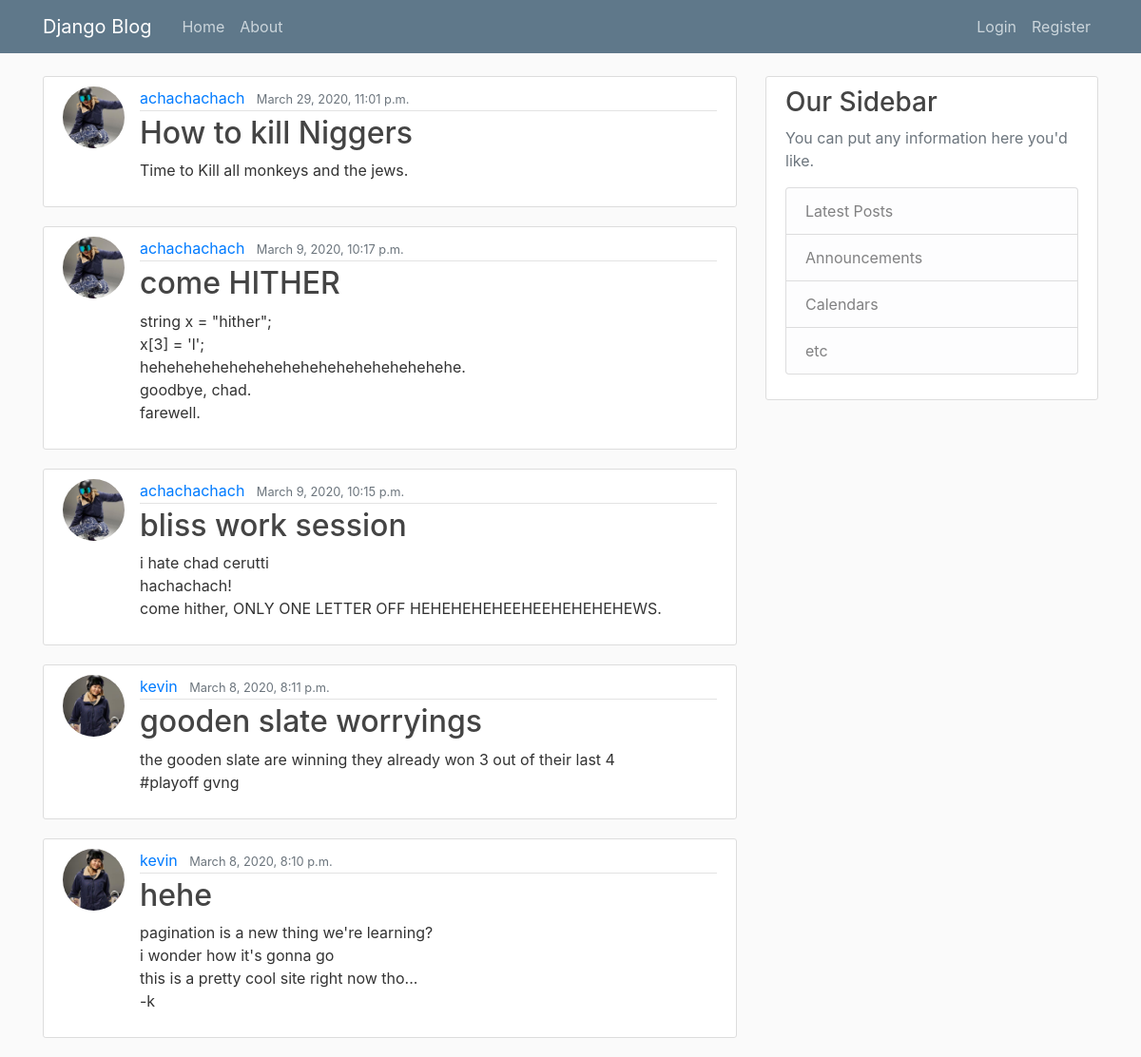
The page / on the database its author committed.
### blog/models.py (models this page shows, shortened)
class Post(models.Model):
  title = models.CharField(max_length=100)
  content = models.TextField()
  date_posted = models.DateTimeField(default=timezone.now)
  author = models.ForeignKey(User, on_delete=models.CASCADE)

### users/models.py (models this page shows, shortened)
class Profile(models.Model):
  user = models.OneToOneField(User, on_delete=models.CASCADE)
  biography = models.TextField()
  image = models.ImageField(default='default.jpg', upload_to='profile_pics')

### blog/views.py (the view)
# urls.py: path('', PostListView.as_view(), name='blog-home'),
class PostListView(ListView):
  model = Post
  template_name = 'blog/home.html'
  context_object_name = 'posts'
  ordering = ['-date_posted']
  paginate_by = 5

### blog/templates/blog/home.html
{% extends "blog/base.html" %}
{% block content %}
  {% for post in posts %}
    <article class="media content-section">
      <img class="rounded-circle article-img" src="{{ post.author.profile.image.url }}">
      <div class="media-body">
        <div class="article-metadata">
          <a class="mr-2" href="#">{{ post.author }}</a>
          <small class="text-muted">{{ post.date_posted }}</small>
        </div>
        <h2><a class="article-title" href="{% url 'post-detail' post.id %}">{{ post.title }}</a></h2>
        <p class="article-content">{{ post.content }}</p>
      </div>
    </article>
  {% endfor %}
{% endblock content %}

### blog/static/blog/main.css (style rules this page uses)
body { background: #fafafa; color: #333333; margin-top: 5rem; }
h1, h2, h3, h4, h5, h6 { color: #444444; }
.content-section { background: #ffffff; padding: 10px 20px; border: 1px solid #dddddd; border-radius: 3px; margin-bottom: 20px; }
.article-title { color: #444444; }
.article-content { white-space: pre-line; }
.article-img { height: 65px; width: 65px; margin-right: 16px; }
.article-metadata { padding-bottom: 1px; margin-bottom: 4px; border-bottom: 1px solid #e3e3e3 }

### rows shown on the page
Post: author.profile.image (placeholder picture), author "achachachach", date_posted "March 29, 2020, 11:01 p.m.", title "How to kill Niggers", content "Time to Kill all monkeys and the jews."
Post: author.profile.image (placeholder picture), author "achachachach", date_posted "March 9, 2020, 10:17 p.m.", title "come HITHER", content "string x = \"hither\"; x[3] = 'l'; hehehehehehehehehehehehehehehehehehe. goodbye, chad. farewell."
Post: author.profile.image (placeholder picture), author "achachachach", date_posted "March 9, 2020, 10:15 p.m.", title "bliss work session", content "i hate chad cerutti hachachach! come hither, ONLY ONE LETTER OFF HEHEHEHEHEEHEEHEHEHEHEWS."
Post: author.profile.image (picture), author "kevin", date_posted "March 8, 2020, 8:11 p.m.", title "gooden slate worryings", content "the gooden slate are winning they already won 3 out of their last 4 #playoff gvng"
Post: author.profile.image (picture), author "kevin", date_posted "March 8, 2020, 8:10 p.m.", title "hehe", content "pagination is a new thing we're learning? i wonder how it's gonna go this is a pretty cool site right now tho... -k"
